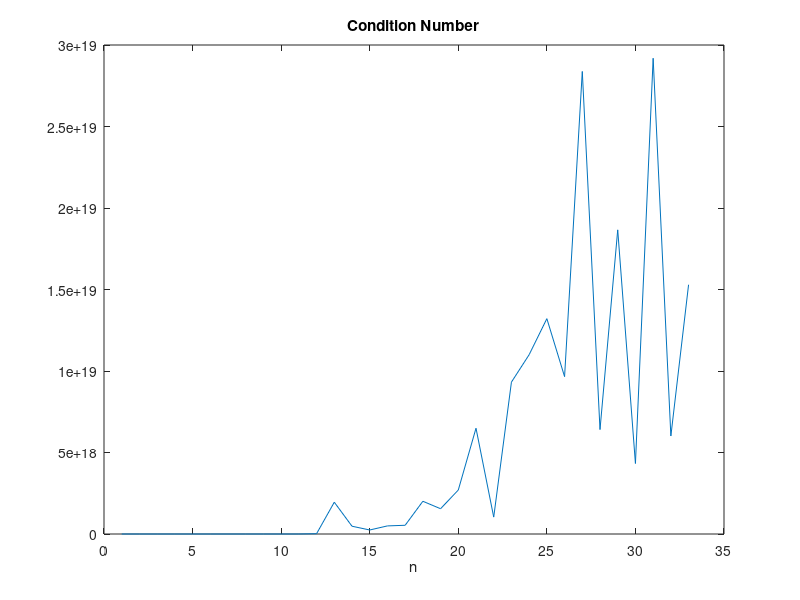
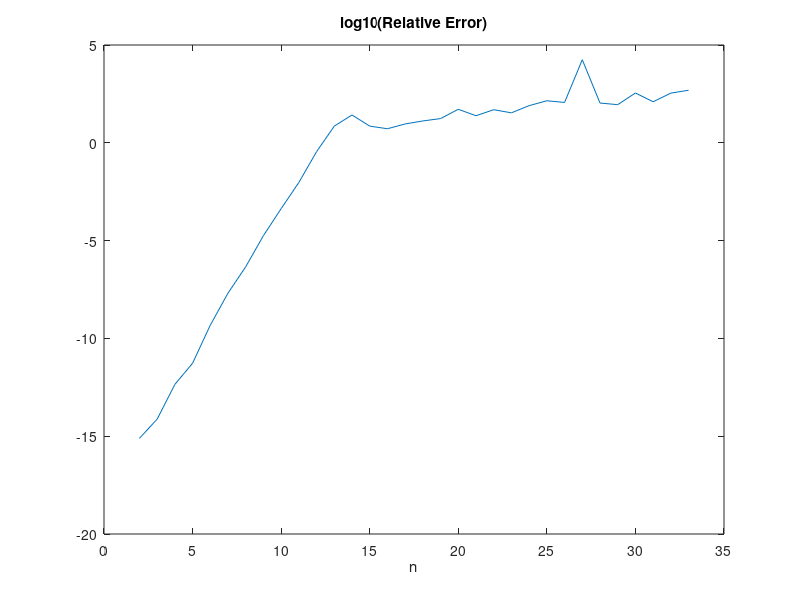
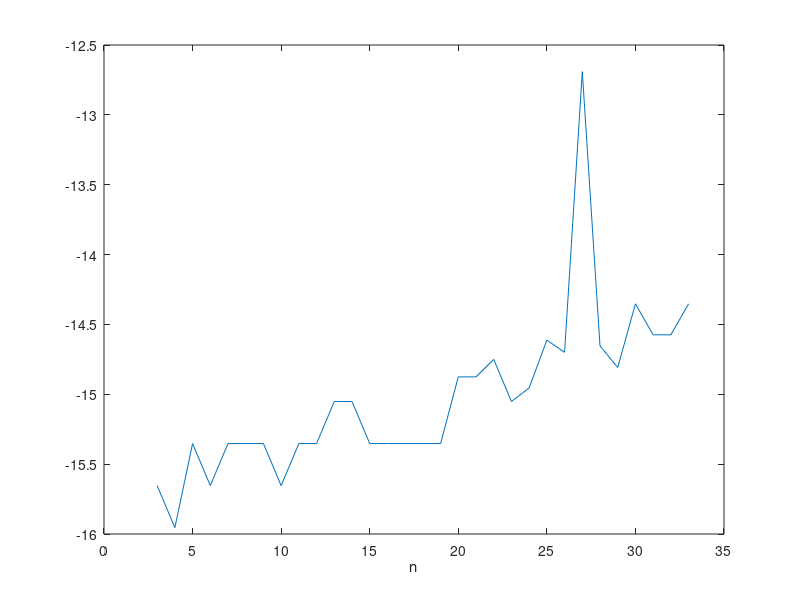

Source code (MATLAB) for these figures, in order:
m = 33
for n = 2:m
    n
    H = hilb(n);
    conds(n) = cond(H);
    b = H*ones(n,1);
    try
        L = chol(H, 'lower');
        x_approx = L'\(L\b);
    catch
        try
            x_approx = H\b;
        catch
            m = n-1
            break;
        end
    end
    residuals(n) = norm(b - H*x_approx,Inf);
    dx = norm(x_approx - ones(n,1),Inf);
    rel_errs(n) = dx;
end

plot(conds)
title("Condition Number")
xlabel("n");
figure

plot(log10(rel_errs));
title("log10(Relative Error)");
xlabel("n");
figure;
plot(log10(residuals));
xlabel("n");
